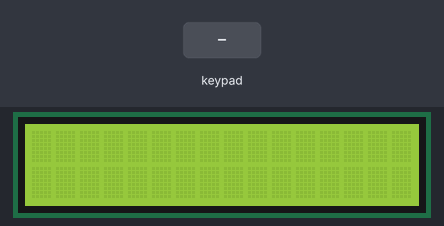
Bench run of a sketch on a simulated Arduino Uno, built with avr-gcc and run on an emulated ATmega328P. On the bench: 16×2 character LCD. The test bench sets the inputs (shaded band).

Above: at 1.3 s.
1.4 s: keypad keys 9 8 7 6 # pressed 0.4 s apart
At 4.3 s:
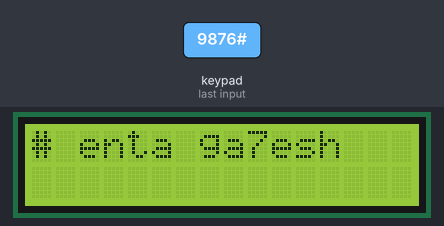
4.9 s: key 'A' pressed
At 5.4 s:
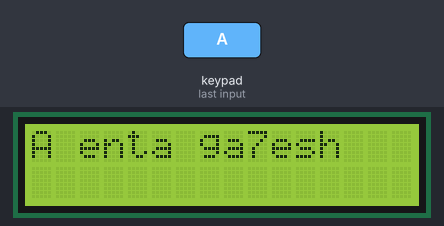
6.4 s: key 'B' pressed
At 6.9 s:
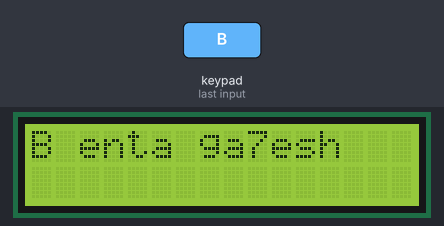
7.9 s: keypad keys 9 8 7 6 * pressed 0.4 s apart
At 10.2 s:
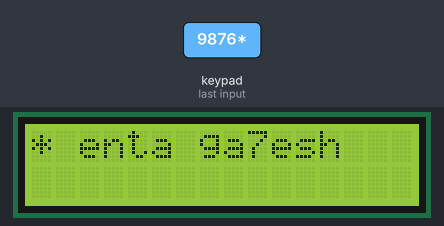
11.4 s: key 'C' pressed
At 11.7 s:
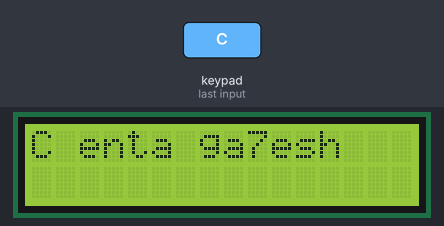
12.9 s: keypad keys 9 8 7 6 D pressed 0.4 s apart
At 13.11 s:
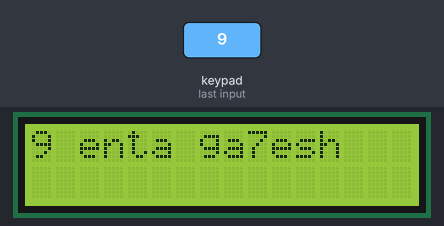
Timing chart, 0 to 15.9 s (numbered marks = the images above; inputs shaded):
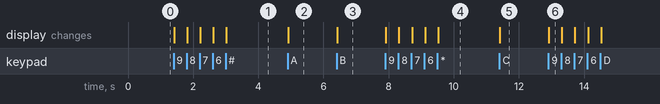

The sketch:

gamewithkeypad_lcd.ino
```cpp
#include <Keypad.h>
#include <Wire.h>
#include <LiquidCrystal_I2C.h>
LiquidCrystal_I2C lcd(0x27,16,2);
const byte ROWS = 4;
const byte COLS = 4;

char Keys[ROWS][COLS] = {
  {'1','2','3','A'},
  {'4','5','6','B'},
  {'7','8','9','C'},
  {'*','0','#','D'}
};
byte rowPins[ROWS] = {9, 8, 7, 6};
byte colPins[COLS] = {5, 4, 3, 2};

Keypad mykeypad = Keypad( makeKeymap(Keys), rowPins, colPins, ROWS, COLS);
void setup(){

  lcd.init();
 lcd.backlight();
 lcd.begin(16,2);

}

void loop(){
  char key = mykeypad.getKey();
 if(key!=NO_KEY){
  lcd.setCursor(0,0);
  lcd.print(key);
   lcd.print(" enta ga7esh");
 }
  }
```

Measured:
- after the input at 1.4 s, the display: first changes at once (image 1 shows a later state)
- after the input at 4.9 s, the display: changes at once (image 2)
- after the input at 6.4 s, the display: changes at once (image 3)
- after the input at 7.9 s, the display: first changes at once (image 4 shows a later state)
- after the input at 11.4 s, the display: changes at once (image 5)
- after the input at 12.9 s, the display: changes at once (image 6)
